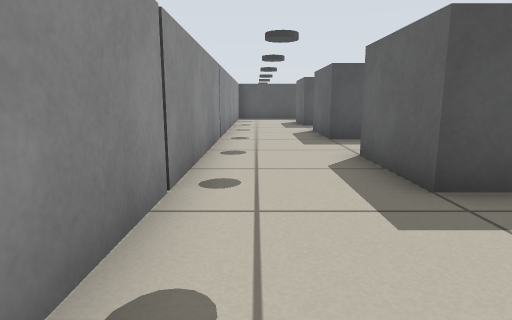
view 1 (above)

19 first-person views from a walk through a robot-simulator world made for Stage. The camera is 0.51 m above the floor, tilts 10° down and sees 75° across. The lines on the ground mark 1 m squares. The floor is counted in squares, 0.5 m on a side. Each view is taken from the middle of a square. On the plan, view 1 faces up. The plan holds only what a view shows up to about 13 squares ahead; the rest is blank. The robots in the file are not drawn.

view 2
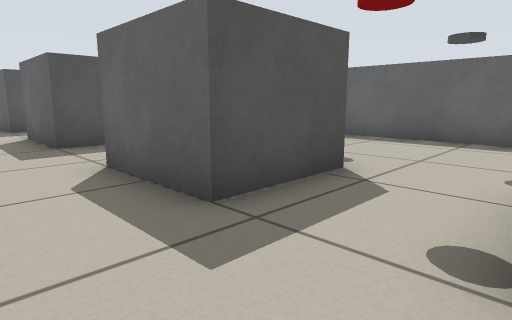

view 3
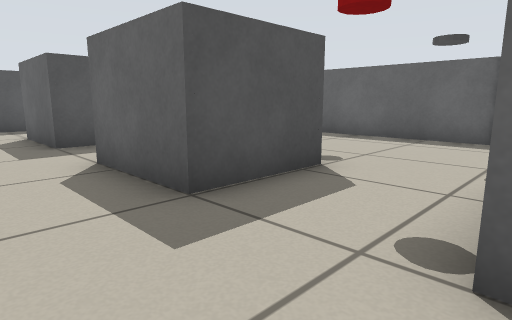

view 4
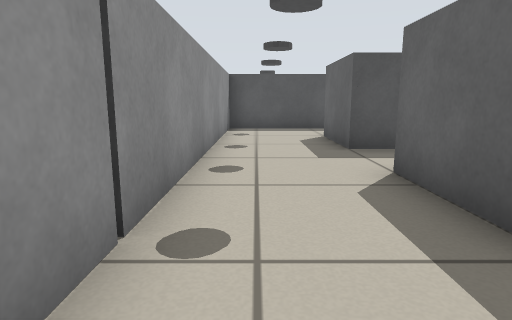

view 5
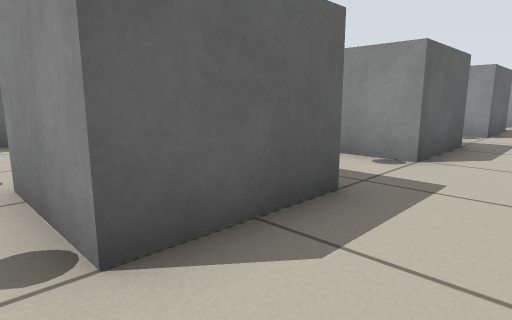

view 6
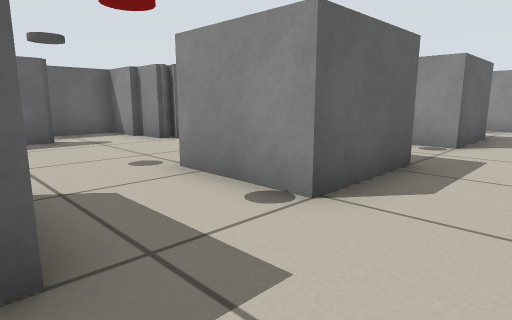

view 7
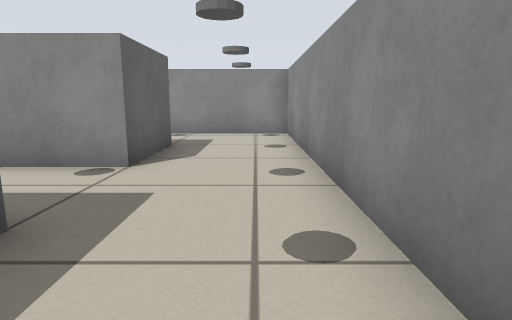

view 8
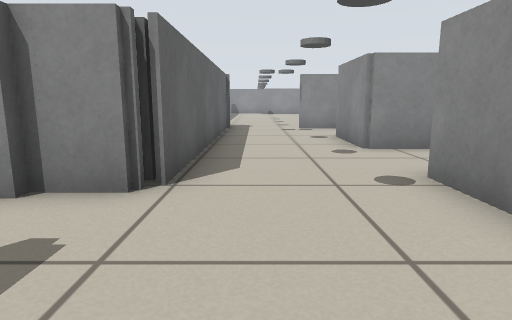

view 9
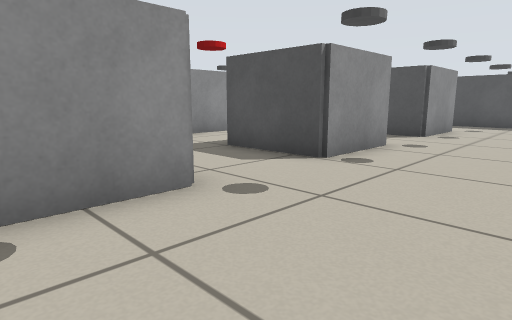

view 10
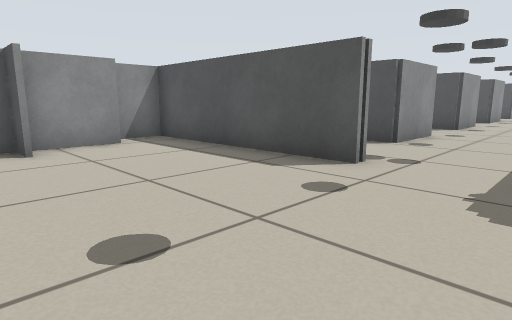

view 11
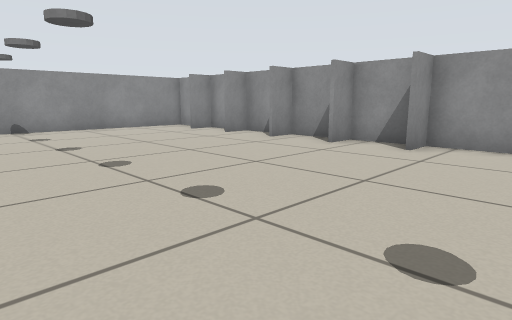

view 12
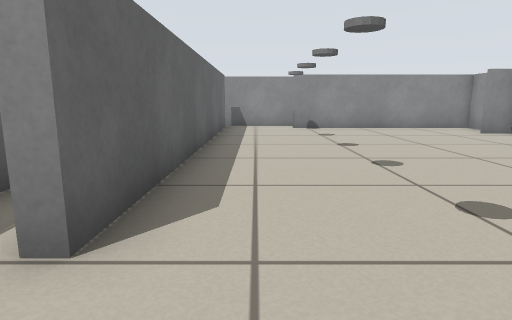

view 13
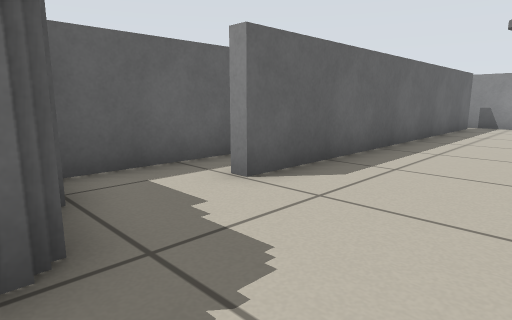

view 14
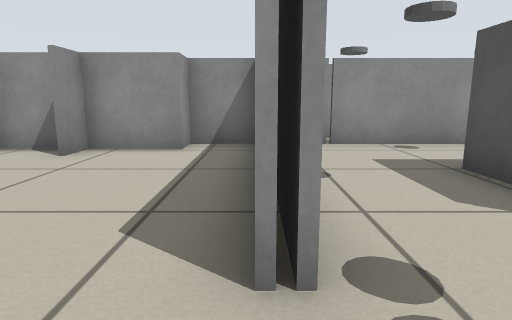

view 15
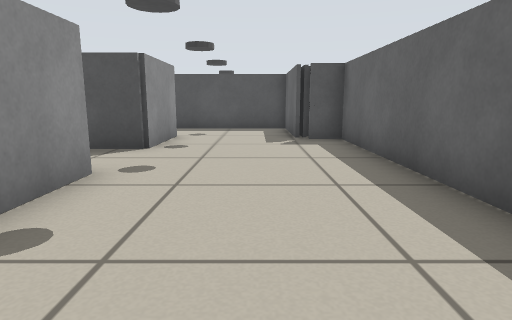

view 16
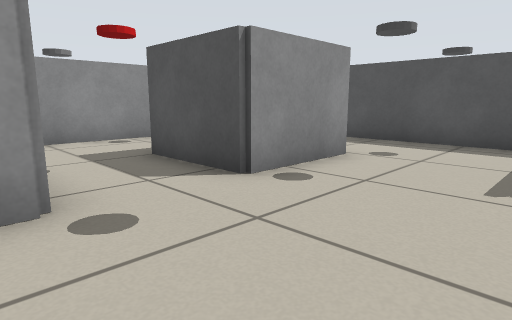

view 17
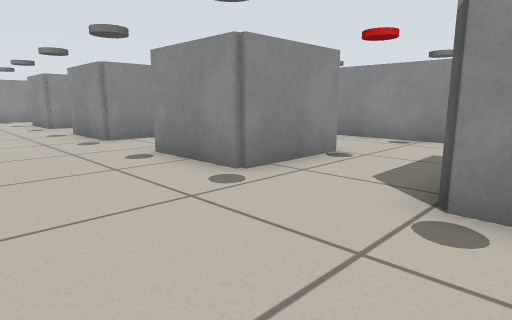

view 18
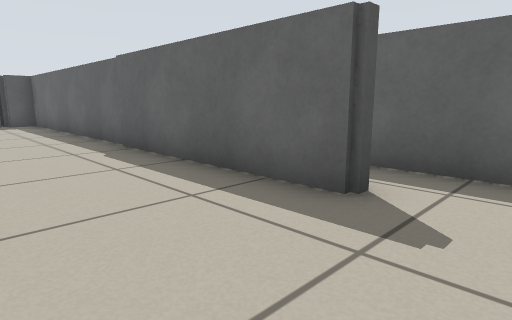

view 19
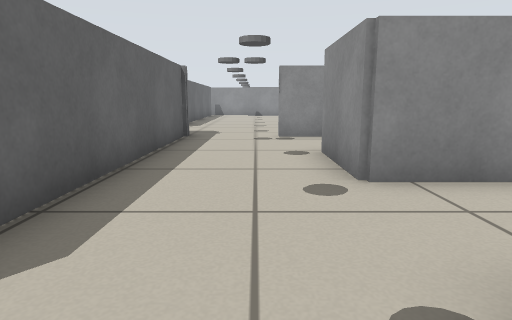

### Floor plan
Points are (right, up) in squares from view 1. A wall is a line through its corners. A room is listed if a view was taken in it or the views show most of it. See-through windows are left out.
Room 1 (views 1, 2, 3, 4, 5, 6, 7, 8, 9, 15, 16, 17, 18, 19)
walls: (4.7, 6.3) (4.7, 3.6) (2, 3.6) (2, 6.3) (4.7, 6.3); (4.7, 11.9) (4.7, 9) (2, 9) (2, 11.9); (9.6, 1.7) (9.2, 1.7) (9.2, 16); (2, -1.6) (2, 1.2) (4.7, 1.2) (4.7, -1.5) (3.8, -1.5); (8, -1) (8.6, -1); (9.5, -0.4) (11, -0.4) (11, 2.5); (8.3, -1.4) (8.3, -0.6) (9.6, -0.6); (4.7, 16.9) (4.7, 14.1) (2, 14.1) (2, 16.9); (8.1, 16.4) (8.1, 19.6) (-1, 19.6) (-1, -9.7) (5.3, -9.7); (8.5, 16.4) (8.3, 16.4) (8.3, 17.2); (4.7, -4.1) (4.7, -6.8) (2, -6.8) (2, -4.1) (4.7, -4.1); (8.1, -9.5) (8.1, -0.6)
ways out: opening at (6.5, -10) to room 2
Room 2 (views 10, 11, 12, 13, 14)
walls: (-0.1, -17.6) (0.9, -17.6); (0.9, -13.7) (-0.1, -13.7); (-0.1, -15.5) (0.9, -15.5); (-0.1, -13.6) (0.9, -13.6); (-0.1, -20.8) (-0.1, -21.6) (0.9, -21.6); (11, -14.2) (11, -11.1); (5.3, -10) (-1, -10) (-1, -11.6) (-0.1, -11.6) (-0.1, -19.6) (0.9, -19.6); (8.1, -10.5) (8.1, -9.5); (5.3, -9.7) (5.3, -9.8) (3.5, -9.8); (-0.1, -23) (-0.1, -23.9) (6.6, -23.9); (9.2, -24.4) (9.2, -13) (9.6, -13); (8, -25) (9.4, -25)
ways out: opening at (6.5, -10) to room 1

Where each view was taken, in squares from view 1:
view 1: 0 up, 0 right, facing up
view 2: 1 up, 0 right, facing up-right
view 3: 6 up, 0 right, facing up-right
view 4: 7 up, 0 right, facing up
view 5: 7 up, 0 right, facing down-right
view 6: 4 up, 0 right, facing down-right
view 7: 1 up, 0 right, facing down
view 8: 3 up, 7 right, facing down
view 9: 4 up, 8 right, facing up-left
view 10: 15 down, 8 right, facing up-left
view 11: 11 down, 8 right, facing down-left
view 12: 11 down, 8 right, facing down
view 13: 10 down, 6 right, facing down-right
view 14: 10 down, 7 right, facing left
view 15: 7 up, 7 right, facing up
view 16: 11 up, 8 right, facing up-left
view 17: 10 up, 8 right, facing down-left
view 18: 0 up, 6 right, facing up-right
view 19: 0 up, 6 right, facing down
